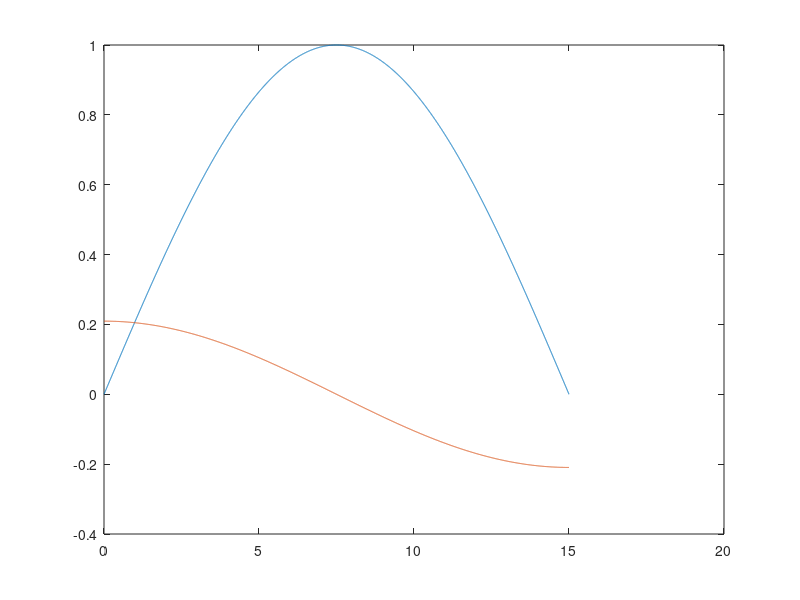

Recreate this plot in MATLAB. (Note: this script raises an error after producing the figure.)
% System is a quantum oscillator with U=x^2. Search for n-th level.
% This program solves shroedinge equation: 
% psi^2 + (2*Eps - ksi^2)*psi =0 
% where all values are nondimensional: Eps=E/(h_prime*omega),
% ksi=x/sqrt(h_prime/m*omega)
 
function SokolovIgor_LandauLevels_2()

global k_wave sol n p_x y_0;

n=5; %level. n=1,3,5,7,9...
%y(1) = psi
%y(2) = psi_prime

c = 2.99792458 * 10 ^ 10; %cm/s
e = -4.803204673 * 10 ^ (-10); %Franklin
m = 9.10938291 * 10 ^ (-28); %g
H = 0.5; 
omega_H = abs(e) * H / m / c;
h_bar = 1.054571726 * 10 ^ (-27); %erg*second
sigma = 0.5;
p_x = m * c/100; %g * cm / s     1E-3;
y_0_CGS = - c * p_x / e / H;
y_0=y_0_CGS/sqrt(h_bar*omega_H); % non-dimensional y_0

ksi_max = 15.0;
N_Points = 4000;
ksi_span = linspace(0, ksi_max, N_Points);
k_wave = pi/ksi_max;

xlabel('ksi'); 
ylabel('psi');

Guess_Energy =n +0.5; %3./2.; % E/(hbar*omega);
plot(ksi_span, psi_guess(ksi_span)); % guess function
hold on;
solinit = bvpinit(ksi_span, @psi_guess, Guess_Energy);
 
sol = bvp4c(@RightSide, @Boundary_Cond, solinit);
Energy=sol.parameters;
fprintf('Energy = %12.6f\n', Energy)

psi=deval(sol, ksi_span, 1);
norm=quadl(@psi_2, 0, ksi_max);
plot(ksi_span, psi/sqrt(norm), 'g');

end % Schroedinger_Harmonic_bvp
%=================================================================

function y = psi_guess(ksi)
global k_wave n
y = [sin(k_wave*ksi); k_wave*cos(k_wave*ksi)];
end % function psi_guess
%=================================================================

function y = psi_2(ksi)

global sol

psi = deval(sol, ksi);
y = psi(1, :).^2;

end % function psi_2
%=================================================================

function res = Boundary_Cond(ya, yb, Energy)

res = [ya(1);    ya(2)-1;       yb(1)];

end % function Boundary_Cond
%=================================================================

function y_prime = RightSide(ksi, y, Energy)
global y_0
%y(1) = psi
%y(2) = psi_prime

y_prime = [y(2, :);
          - (2*Energy - (ksi-y_0).^2).*y(1, :)];

end %  function y_prime = RightSide(x, y)
